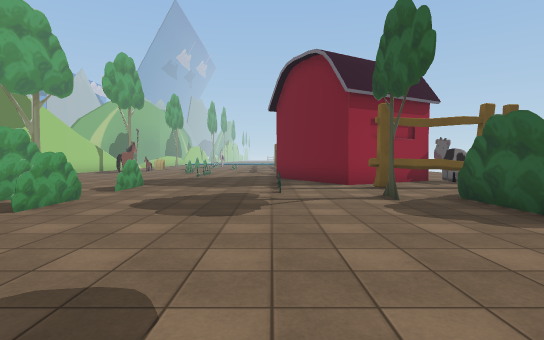
view 1 (above)

24 first-person views from a walk through a Unity game level. The camera is 1.4 m above the floor, tilts 2° down and sees 80° across. The floor is counted in squares, 2 m on a side. Each view is taken from the middle of a square. On the plan, view 1 faces up. The plan holds only what a view shows up to about 10 squares ahead; the rest is blank. The place goes on beyond the plan. The player is left out. Some animated figures are left out. Some surface patterns are stand-ins.

view 2
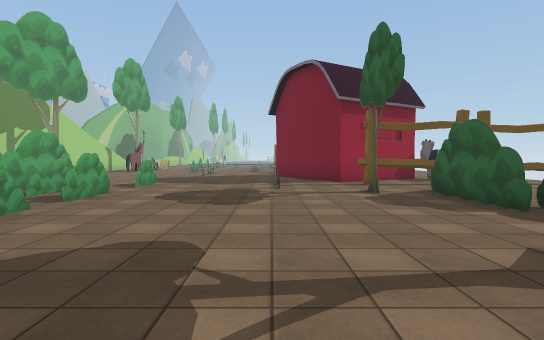

view 3
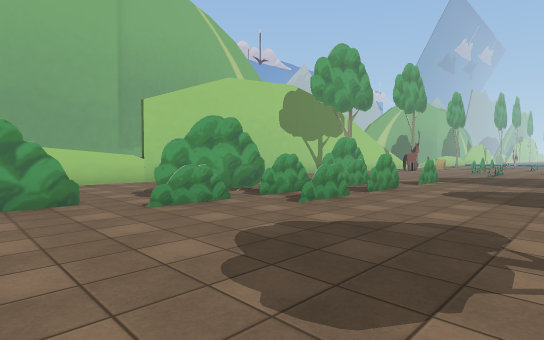

view 4
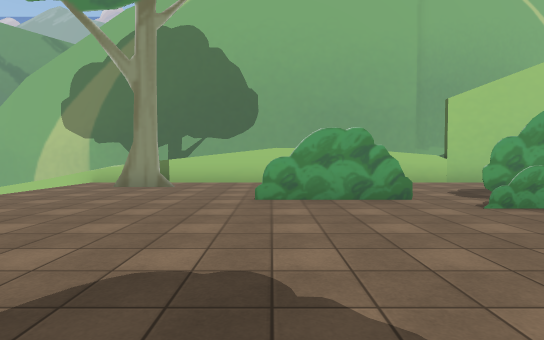

view 5
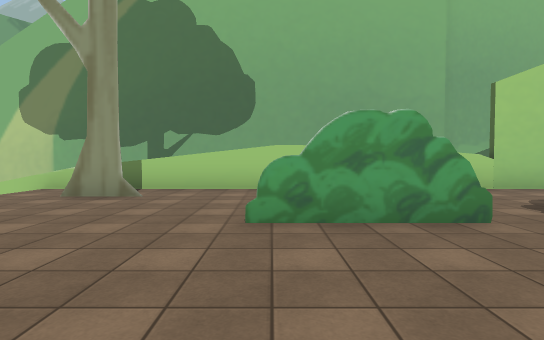

view 6
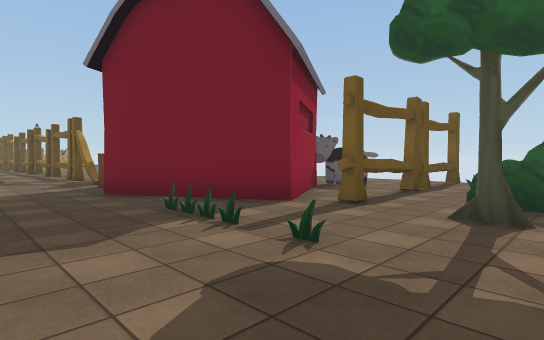

view 7
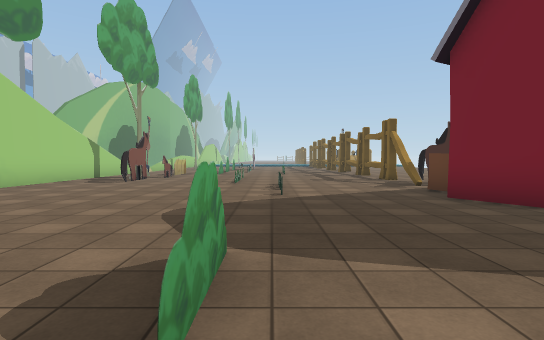

view 8
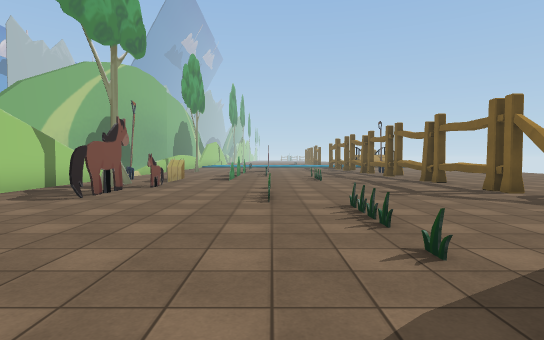

view 9
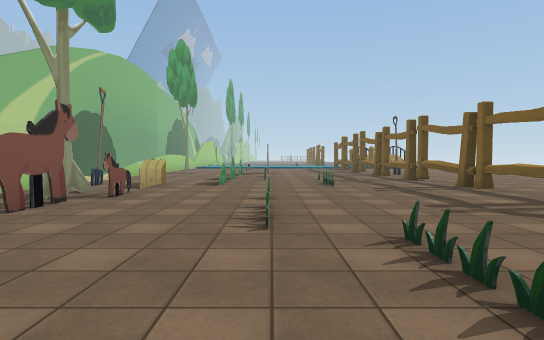

view 10
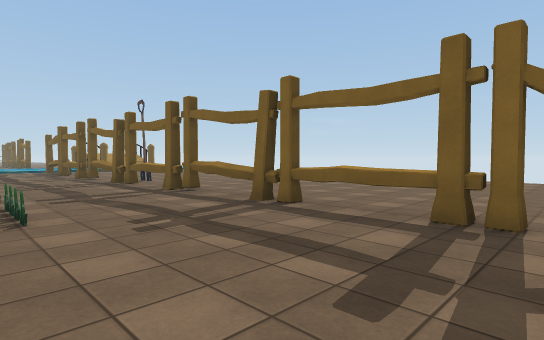

view 11
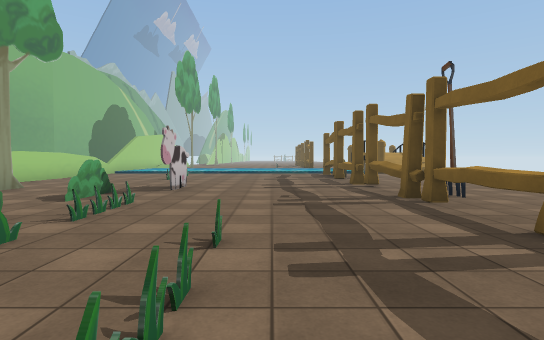

view 12
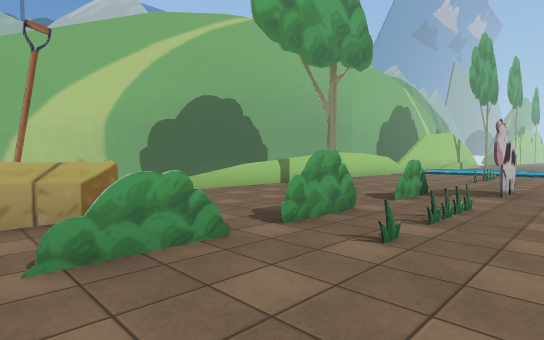

view 13
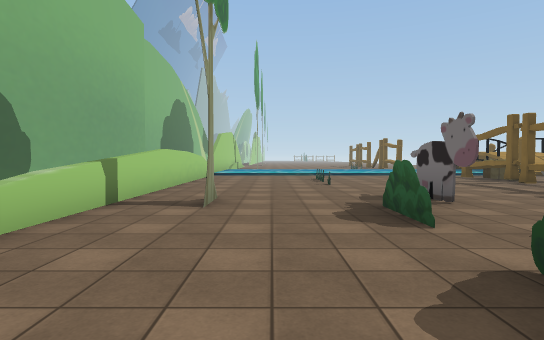

view 14
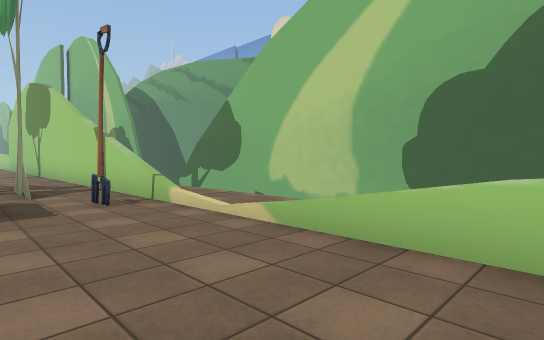

view 15
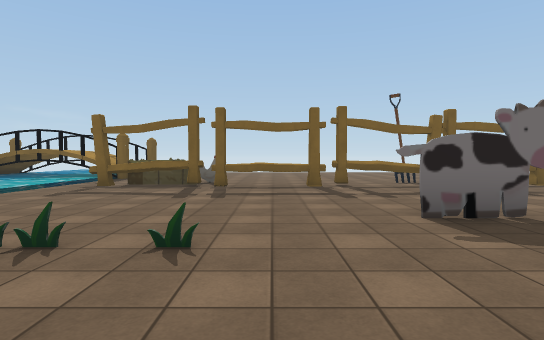

view 16
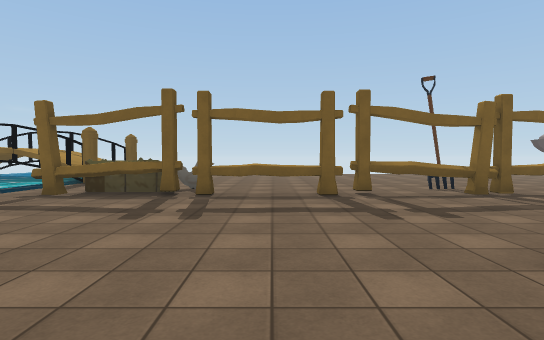

view 17
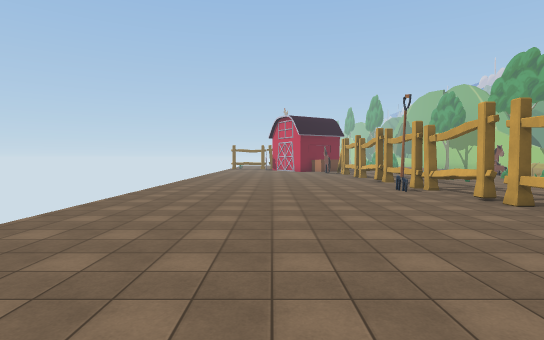

view 18
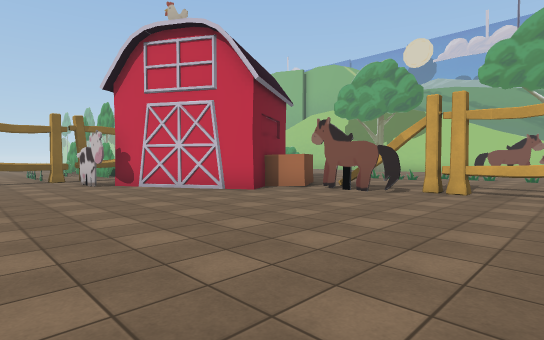

view 19
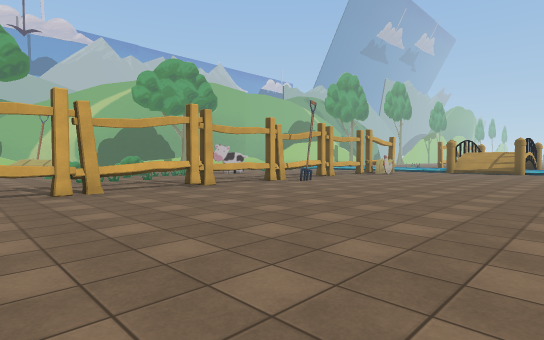

view 20
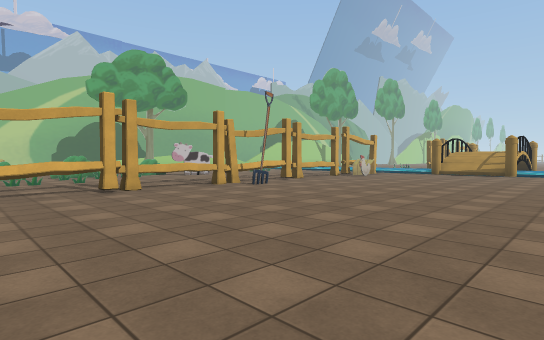

view 21
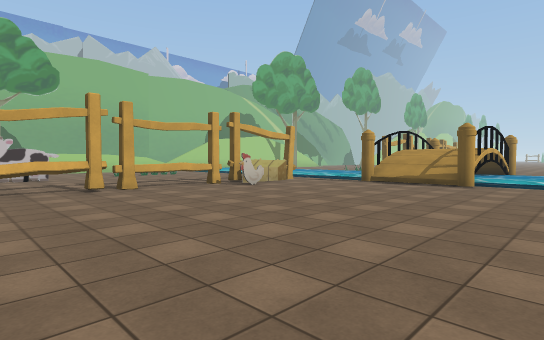

view 22
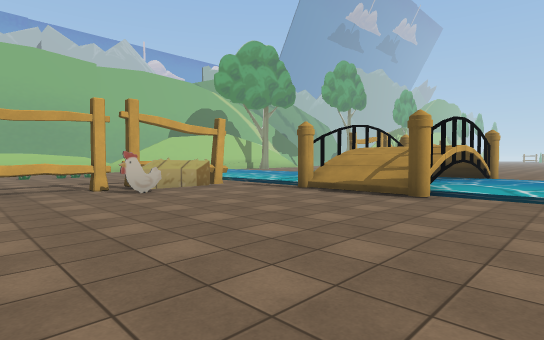

view 23
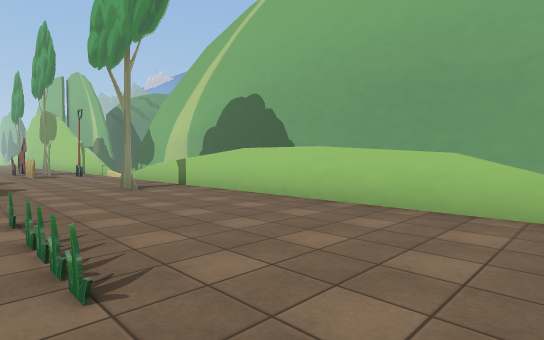

view 24
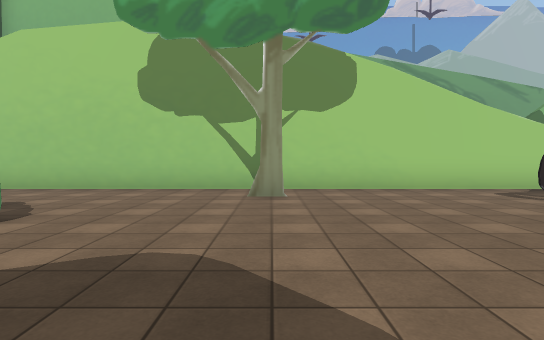

### Floor plan
Key: @ floor where view 1 was taken; # wall or solid block; x gap in a wall; . floor; / step, stairs or slope; = window, fence, low wall or low ledge; ^ raised ledge; B barn; T tree; H hay bale; O other object.
Columns run from 12 left of view 1 to 8 right of it. Each row starts with its distance up from view 1.
 35   ^.....  .....#//#.
 34 # #.........O........
 33 # #...#.....O........
 32 # #...#.....OH.......
 31 # #.........O........
 30 # #.........O........
 29 # #.........O........
 28 # #.....#...O........
 27 # ^.#...#...O........
 26 # ^....T....OO.......
 25 # ^.....=....O.......
 24 # .....#=....O.......
 23 # .....T.....O.......
 22 #............O.......
 21 #..#.H.T.#...O.......
 20 #.^..H.......O.......
 19 #.#..........O.......
 18 # #.##.......O.......
 17 x #..x..=....O.......
 16   #..=..=.....#......
 15   #..........O#......
 14   #......=....B......
 13   #..........BBB....
 12   #......=..BBB B...
 11   #.#........B  BB..
 10   #..........BBBBB..
  9   #.........=.BB.x...
  8   #...#..T.....OOOOOO
  7   #...#..T..=.....=.
  6   #.. #T......#.T..
  5   #.    .T.....#
  4   #     .......##
  3   #.  #T.T.....#T
  2   #...#..T......
  1   #...#T.......
  0   #.........@.
 -1   #   #......
 -2   #   =......
 -3   #...#......
 -4   #.........
 -5   #........
 -6   ^.#.....
 -7   ^......
 -8   =....
 -9   =

Positions as (right, up) in squares from view 1, and headings:
1: (0, 0), facing up
2: (0, -1), facing up
3: (0, -2), facing up-left
4: (0, -3), facing left
5: (-2, -3), facing left
6: (-2, 5), facing up-right
7: (-3, 6), facing up
8: (-4, 10), facing up
9: (-4, 12), facing up
10: (-3, 16), facing up-right
11: (-2, 20), facing up
12: (-3, 20), facing up-left
13: (-7, 22), facing up
14: (-7, 26), facing down-left
15: (-8, 30), facing right
16: (-6, 30), facing right
17: (5, 35), facing down
18: (8, 19), facing down-left
19: (8, 18), facing up-left
20: (8, 20), facing up-left
21: (8, 26), facing up-left
22: (8, 29), facing up-left
23: (-5, 35), facing down-left
24: (-2, 11), facing left
